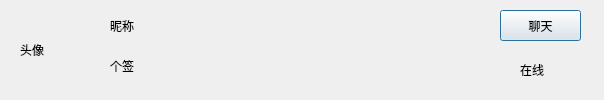
<?xml version="1.0" encoding="UTF-8"?>
<ui version="4.0">
 <class>FriendListDialog</class>
 <widget class="QDialog" name="FriendListDialog">
  <property name="geometry">
   <rect>
    <x>0</x>
    <y>0</y>
    <width>604</width>
    <height>100</height>
   </rect>
  </property>
  <property name="minimumSize">
   <size>
    <width>604</width>
    <height>100</height>
   </size>
  </property>
  <property name="maximumSize">
   <size>
    <width>604</width>
    <height>100</height>
   </size>
  </property>
  <property name="windowTitle">
   <string/>
  </property>
  <widget class="QLabel" name="headPhotoLabel">
   <property name="geometry">
    <rect>
     <x>20</x>
     <y>20</y>
     <width>60</width>
     <height>60</height>
    </rect>
   </property>
   <property name="minimumSize">
    <size>
     <width>60</width>
     <height>60</height>
    </size>
   </property>
   <property name="maximumSize">
    <size>
     <width>60</width>
     <height>60</height>
    </size>
   </property>
   <property name="text">
    <string>头像</string>
   </property>
  </widget>
  <widget class="QLabel" name="onlineLabel">
   <property name="geometry">
    <rect>
     <x>520</x>
     <y>60</y>
     <width>41</width>
     <height>20</height>
    </rect>
   </property>
   <property name="text">
    <string>在线</string>
   </property>
  </widget>
  <widget class="QLabel" name="signatureLabel">
   <property name="geometry">
    <rect>
     <x>110</x>
     <y>50</y>
     <width>361</width>
     <height>31</height>
    </rect>
   </property>
   <property name="text">
    <string>个签</string>
   </property>
  </widget>
  <widget class="QLabel" name="nickNameLabel">
   <property name="geometry">
    <rect>
     <x>110</x>
     <y>10</y>
     <width>81</width>
     <height>31</height>
    </rect>
   </property>
   <property name="text">
    <string>昵称</string>
   </property>
  </widget>
  <widget class="QPushButton" name="pushButton">
   <property name="geometry">
    <rect>
     <x>500</x>
     <y>10</y>
     <width>81</width>
     <height>31</height>
    </rect>
   </property>
   <property name="minimumSize">
    <size>
     <width>0</width>
     <height>0</height>
    </size>
   </property>
   <property name="maximumSize">
    <size>
     <width>16777215</width>
     <height>16777215</height>
    </size>
   </property>
   <property name="text">
    <string>聊天</string>
   </property>
  </widget>
 </widget>
 <resources/>
 <connections/>
</ui>
